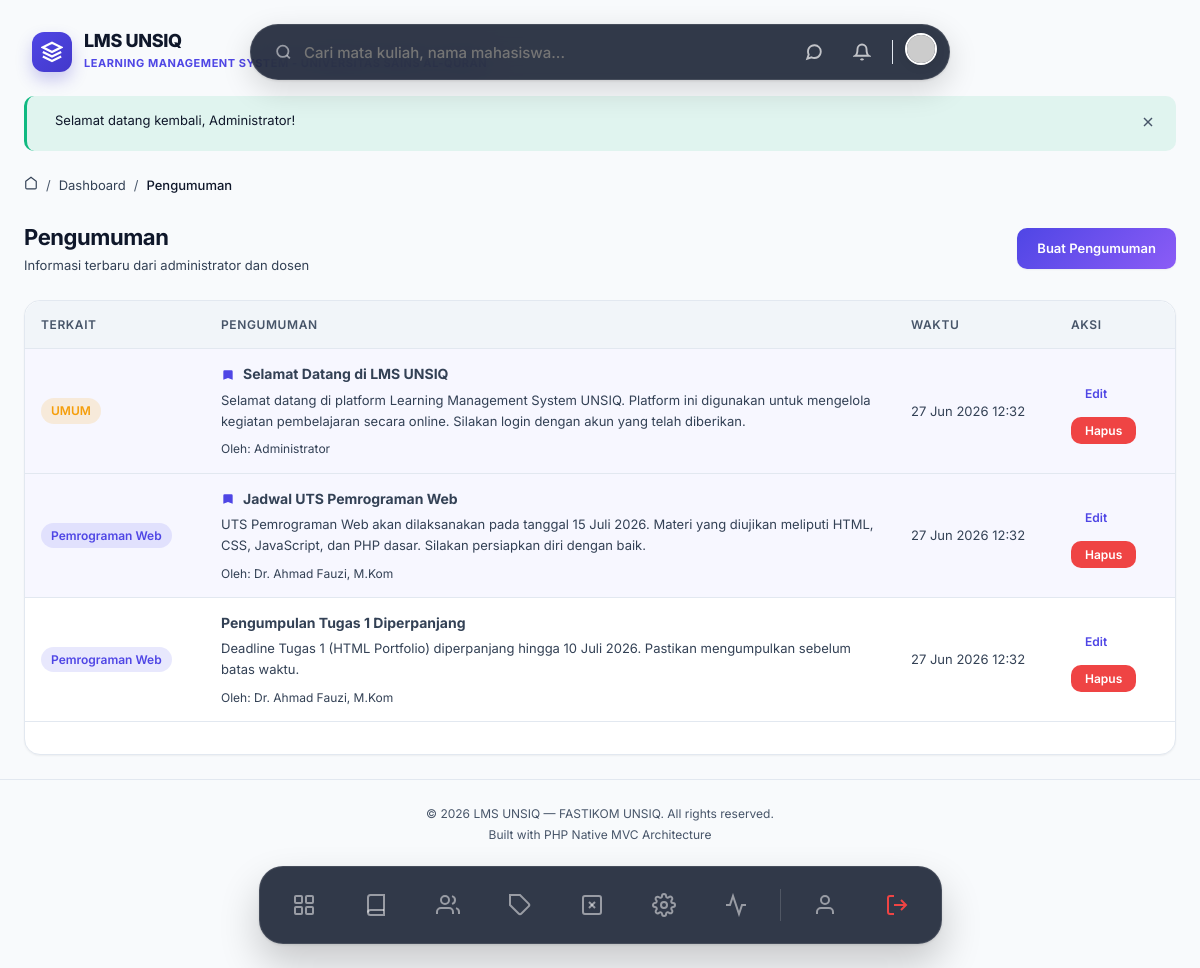
Page /announcements (signed in) on the committed database.
### tables this page shows
CREATE TABLE IF NOT EXISTS settings (
    id INT AUTO_INCREMENT PRIMARY KEY,
    key_name VARCHAR(100) NOT NULL UNIQUE,
    value TEXT NULL,
    group_name VARCHAR(50) NOT NULL DEFAULT 'general',
    description VARCHAR(255) NULL,
    INDEX idx_settings_group (group_name)
);

CREATE TABLE IF NOT EXISTS announcements (
    id INT AUTO_INCREMENT PRIMARY KEY,
    course_id INT NULL COMMENT 'NULL = pengumuman global',
    user_id INT NOT NULL COMMENT 'Pembuat pengumuman',
    title VARCHAR(200) NOT NULL,
    content TEXT NOT NULL,
    is_pinned TINYINT(1) NOT NULL DEFAULT 0,
    created_at TIMESTAMP DEFAULT CURRENT_TIMESTAMP,
    updated_at TIMESTAMP DEFAULT CURRENT_TIMESTAMP ON UPDATE CURRENT_TIMESTAMP,
    FOREIGN KEY (course_id) REFERENCES courses(id) ON DELETE CASCADE,
    FOREIGN KEY (user_id) REFERENCES users(id) ON DELETE CASCADE,
    INDEX idx_announcements_course (course_id),
    INDEX idx_announcements_pinned (is_pinned)
);

CREATE TABLE IF NOT EXISTS users (
    id INT AUTO_INCREMENT PRIMARY KEY,
    name VARCHAR(100) NOT NULL,
    email VARCHAR(150) NOT NULL UNIQUE,
    password VARCHAR(255) NOT NULL,
    role ENUM('admin', 'dosen', 'mahasiswa') NOT NULL DEFAULT 'mahasiswa',
    nim_nidn VARCHAR(30) NULL COMMENT 'NIM untuk mahasiswa, NIDN untuk dosen',
    phone VARCHAR(20) NULL,
    avatar VARCHAR(255) NULL,
    bio TEXT NULL,
    is_active TINYINT(1) NOT NULL DEFAULT 1,
    last_login_at DATETIME NULL,
    created_at TIMESTAMP DEFAULT CURRENT_TIMESTAMP,
    updated_at TIMESTAMP DEFAULT CURRENT_TIMESTAMP ON UPDATE CURRENT_TIMESTAMP,
    INDEX idx_users_role (role),
    INDEX idx_users_email (email),
    INDEX idx_users_nim_nidn (nim_nidn)
);

CREATE TABLE IF NOT EXISTS courses (
    id INT AUTO_INCREMENT PRIMARY KEY,
    dosen_id INT NOT NULL,
    category_id INT NULL,
    code VARCHAR(20) NOT NULL UNIQUE COMMENT 'Kode mata kuliah',
    name VARCHAR(200) NOT NULL,
    description TEXT NULL,
    thumbnail VARCHAR(255) NULL,
    sks INT NOT NULL DEFAULT 2,
    semester VARCHAR(20) NULL COMMENT 'Ganjil/Genap',
    academic_year VARCHAR(20) NULL COMMENT '2025/2026',
    status ENUM('draft', 'published', 'archived') NOT NULL DEFAULT 'draft',
    max_students INT NULL DEFAULT 40,
    created_at TIMESTAMP DEFAULT CURRENT_TIMESTAMP,
    updated_at TIMESTAMP DEFAULT CURRENT_TIMESTAMP ON UPDATE CURRENT_TIMESTAMP,
    FOREIGN KEY (dosen_id) REFERENCES users(id) ON DELETE CASCADE,
    FOREIGN KEY (category_id) REFERENCES categories(id) ON DELETE SET NULL,
    INDEX idx_courses_status (status),
    INDEX idx_courses_dosen (dosen_id),
    INDEX idx_courses_code (code)
);

### app/Views/announcements/index.php (the view, shortened to what the rows shown need)
<div class="animate-fade-in">
    <div class="page-header">
        <div>
            <h1>Pengumuman</h1>
            <p class="text-muted">Informasi terbaru dari administrator dan dosen</p>
        </div>
        <?php if (has_role('admin', 'dosen')): ?>
            <a href="<?= url('/announcements/create') ?>" class="btn btn-primary">Buat Pengumuman</a>
        <?php endif; ?>
    </div>
    <div class="card">
        <div class="card-body" style="padding:0;">
            <?php if (empty($announcements)): ?>
                <div class="empty-state" style="padding:60px 20px;">
                    <svg width="48" height="48" viewBox="0 0 24 24" fill="none" stroke="currentColor" stroke-width="1.5"><path d="M18 8A6 6 0 006 8c0 7-3 9-3 9h18s-3-2-3-9"/><path d="M13.73 21a2 2 0 01-3.46 0"/></svg>
                    <h3>Belum ada pengumuman</h3>
                    <p>Informasi terbaru akan muncul di sini.</p>
                </div>
            <?php else: ?>
                <div class="table-wrapper">
                    <table class="table">
                        <thead><tr><th>Terkait</th><th>Pengumuman</th><th>Waktu</th><?php if(has_role('admin', 'dosen')): ?><th>Aksi</th><?php endif; ?></tr></thead>
                        <tbody>
                            <?php foreach ($announcements as $ann): ?>
                                <tr style="<?= $ann['is_pinned'] ? 'background:rgba(99,102,241,0.05);' : '' ?>">
                                    <td style="width:180px;">
                                        <?php if ($ann['course_name']): ?>
                                            <span class="badge badge-primary"><?= e($ann['course_name']) ?></span>
                                        <?php else: ?>
                                            <span class="badge badge-warning">UMUM</span>
                                        <?php endif; ?>
                                    </td>
                                    <td>
                                        <div class="d-flex align-center gap-2 mb-1">
                                            <?php if ($ann['is_pinned']): ?>
                                                <svg width="14" height="14" viewBox="0 0 24 24" fill="var(--accent-primary)" stroke="none"><path d="M16 4h2a2 2 0 012 2v14l-8-3-8 3V6a2 2 0 012-2h2"/></svg>
                                            <?php endif; ?>
                                            <strong style="font-size:var(--font-size-base)"><?= e($ann['title']) ?></strong>
                                        </div>
                                        <div class="text-sm" style="color:var(--text-secondary);line-height:1.6;margin-bottom:8px;">
                                            <?= nl2br(e($ann['content'])) ?>
                                        </div>
                                        <div class="text-xs text-muted">Oleh: <?= e($ann['author_name']) ?></div>
                                    </td>
                                    <td class="text-sm text-muted" style="width:160px;"><?= format_date($ann['created_at'], 'd M Y H:i') ?></td>
                                    <?php if(has_role('admin', 'dosen') && (has_role('admin') || $ann['user_id'] == \App\Core\Session::userId())): ?>
                                    <td style="width:120px;">
                                        <div class="btn-group">
                                            <a href="<?= url('/announcements/' . $ann['id'] . '/edit') ?>" class="btn btn-sm btn-outline">Edit</a>
                                            <button class="btn btn-sm btn-danger" data-confirm="Hapus pengumuman ini?" data-action="<?= url('/announcements/' . $ann['id'] . '/delete') ?>">Hapus</button>
                                        </div>
                                    </td>
                                    <?php endif; ?>
                                </tr>
                            <?php endforeach; ?>
                        </tbody>
                    </table>
                </div>
            <?php endif; ?>
        </div>
        <div class="card-footer">
            <?php require VIEWS_PATH . '/partials/pagination.php'; ?>
        </div>
    </div>
</div>

### app/Core/Router.php (shortened to what the rows shown need)
<?php
class Router
{
    private array $routes = [
        'GET'    => [],
        'POST'   => [],
        'PUT'    => [],
        'DELETE' => [],
    ];
    private function addRoute(string $method, string $uri, array $action, array $middleware = []): self
    {
        $this->routes[$method][] = [
            'uri'        => $uri,
            'controller' => $action[0],
            'method'     => $action[1],
            'middleware'  => $middleware,
        ];
        return $this;
    }
    public function dispatch(string $requestMethod, string $requestUri): void
    {
        $routes = $this->routes[$requestMethod] ?? [];
        foreach ($routes as $route) {
            $params = $this->matchRoute($route['uri'], $requestUri);
            if ($params !== false) {
                $methodName      = $route['method'];
                $controller = new $controllerClass();
                call_user_func_array([$controller, $methodName], $params);
                return;
            }
        }
        throw new Exceptions\NotFoundException("Route [{$requestMethod} {$requestUri}] not found.");
    }
    private function matchRoute(string $routeUri, string $requestUri): array|false
    {
        $pattern = preg_replace('/\{([a-zA-Z_]+)\}/', '([a-zA-Z0-9_-]+)', $routeUri);
        $pattern = '#^' . $pattern . '$#';
        if (preg_match($pattern, $requestUri, $matches)) {
            array_shift($matches);
            return $matches;
        }
        return false;
    }
}

### app/Views/partials/navbar.php (shortened to what the rows shown need)
<?php
$user = $currentUser ?? \App\Core\Session::user();
$notifCount = 0;
try {
    $notifModel = new \App\Models\Notification();
    $notifCount = $notifModel->countUnread($user['id'] ?? 0);
} catch (\Throwable $e) {}
?>
<div style="display: flex; justify-content: center; position: sticky; top: 24px; z-index: 999; margin-bottom: 24px; pointer-events: none; width: 100%;">
<?php
    $settingModel = new \App\Models\Setting();
    $siteName = $settingModel->getValue('site_name', 'LMS UNSIQ');
    $siteDesc = $settingModel->getValue('site_description', 'Portal Akademik');
    $siteLogo = $settingModel->getValue('site_logo');
?>
    <a href="<?= url('/dashboard') ?>" style="position: absolute; left: 32px; top: 50%; transform: translateY(-50%); pointer-events: auto; display: flex; align-items: center; gap: 12px; text-decoration: none; transition: transform 0.2s;" onmouseover="this.style.transform='translateY(-50%) scale(1.02)'" onmouseout="this.style.transform='translateY(-50%) scale(1)'">
        <?php if (!empty($siteLogo)): ?>
            <img src="<?= e(str_starts_with($siteLogo, 'http') ? $siteLogo : upload_url($siteLogo)) ?>" alt="Logo" style="width: 40px; height: 40px; border-radius: 8px; object-fit: contain;">
        <?php else: ?>
            <div style="width: 40px; height: 40px; background: linear-gradient(135deg, #4f46e5, #4338ca); border-radius: 12px; display: flex; justify-content: center; align-items: center; box-shadow: 0 8px 16px rgba(67,56,202,0.25);">
                <svg width="22" height="22" viewBox="0 0 24 24" fill="none" stroke="white" stroke-width="2.5"><path d="M12 2L2 7l10 5 10-5-10-5z"/><path d="M2 17l10 5 10-5"/><path d="M2 12l10 5 10-5"/></svg>
            </div>
        <?php endif; ?>
        <div>
            <h1 style="font-size: 18px; font-weight: 800; color: var(--text-primary); letter-spacing: -0.02em; margin: 0; line-height: 1.1;"><?= e($siteName) ?></h1>
            <span style="font-size: 11px; font-weight: 700; color: var(--accent-primary); letter-spacing: 0.05em; text-transform: uppercase;"><?= e($siteDesc) ?></span>
        </div>
    </a>
    <div style="pointer-events: auto; display: flex; justify-content: space-between; align-items: center; background: rgba(15, 23, 42, 0.85); backdrop-filter: blur(16px); padding: 8px 12px 8px 24px; border-radius: 999px; box-shadow: 0 10px 30px rgba(0,0,0,0.15), 0 1px 3px rgba(0,0,0,0.1); border: 1px solid rgba(255,255,255,0.1); width: 100%; max-width: 700px; transition: all 0.3s cubic-bezier(0.34, 1.56, 0.64, 1);">
        <form action="<?= url('/search') ?>" method="GET" style="display: flex; align-items: center; gap: 12px; flex: 1; margin:0;">
            <svg width="18" height="18" viewBox="0 0 24 24" fill="none" stroke="currentColor" stroke-width="2.5" style="color: rgba(255,255,255,0.5);"><circle cx="11" cy="11" r="8"/><line x1="21" y1="21" x2="16.65" y2="16.65"/></svg>
            <input type="text" name="q" placeholder="Cari mata kuliah, nama mahasiswa..." style="border: none; background: transparent; width: 100%; font-size: 15px; font-weight: 500; outline: none; color: white; font-family: inherit;" autocomplete="off">
        </form>
        <div style="display: flex; align-items: center; gap: 12px;">
            <a href="<?= url('/messages') ?>" style="position:relative; text-decoration: none; width: 36px; height: 36px; display: flex; align-items: center; justify-content: center; border-radius: 50%; color: rgba(255,255,255,0.7); transition: background 0.2s;" onmouseover="this.style.background='rgba(255,255,255,0.1)'" onmouseout="this.style.background='transparent'">
                <svg width="18" height="18" viewBox="0 0 24 24" fill="none" stroke="currentColor" stroke-width="2.5"><path d="M21 11.5a8.38 8.38 0 0 1-.9 3.8 8.5 8.5 0 0 1-7.6 4.7 8.38 8.38 0 0 1-3.8-.9L3 21l1.9-5.7a8.38 8.38 0 0 1-.9-3.8 8.5 8.5 0 0 1 4.7-7.6 8.38 8.38 0 0 1 3.8-.9h.5a8.48 8.48 0 0 1 8 8v.5z"/></svg>
            </a>
            <?php if ($notifCount > 0): ?>
            <a href="<?= url('/notifications') ?>" style="text-decoration: none; background: var(--bg-primary); padding: 6px 12px; border-radius: 99px; font-size: 13px; font-weight: 700; color: var(--accent-primary); border: 1px solid var(--border-color); display: flex; align-items: center; gap: 6px; box-shadow: 0 2px 4px rgba(0,0,0,0.02); transition: transform 0.2s;" onmouseover="this.style.transform='scale(1.05)'" onmouseout="this.style.transform='scale(1)'">
                <div style="width: 6px; height: 6px; background: var(--accent-success); border-radius: 50%;"></div>
                <?= $notifCount ?> Info
            </a>
            <?php else: ?>
            <a href="<?= url('/notifications') ?>" style="text-decoration: none; width: 36px; height: 36px; display: flex; align-items: center; justify-content: center; border-radius: 50%; color: rgba(255,255,255,0.7); transition: background 0.2s;" onmouseover="this.style.background='rgba(255,255,255,0.1)'" onmouseout="this.style.background='transparent'">
                <svg width="18" height="18" viewBox="0 0 24 24" fill="none" stroke="currentColor" stroke-width="2.5"><path d="M18 8A6 6 0 006 8c0 7-3 9-3 9h18s-3-2-3-9"/><path d="M13.73 21a2 2 0 01-3.46 0"/></svg>
            </a>
            <?php endif; ?>
            <a href="<?= url('/profile') ?>">
                <img src="<?= !empty($user['avatar']) ? upload_url($user['avatar']) : 'https://ui-avatars.com/api/?name='.urlencode($user['name'] ?? 'U').'&background=6366f1&color=fff' ?>" alt="Avatar" style="width: 32px; height: 32px; border-radius: 50%; box-shadow: 0 2px 8px rgba(0,0,0,0.1); border: 2px solid white; transition: transform 0.2s;" onmouseover="this.style.transform='scale(1.1)'" onmouseout="this.style.transform='scale(1)'">
            </a>
        </div>
    </div>
</div>

### rows in the picture
settings: value "LMS UNSIQ"
settings: value "LEARNING MANAGEMENT SYSTEM - UNIVERSITAS SAINS AL-QURAN"
announcements: shows "UMUM", is_pinned 1 (drawn), title "Selamat Datang di LMS UNSIQ", content "Selamat datang di platform Learning Management System UNSIQ. Platform ini digunakan untuk mengelola kegiatan pembelajaran secara online. Silakan login dengan akun yang telah diberikan.", user.name "Administrator", created_at "27 Jun 2026 12:32"
announcements: course.name "Pemrograman Web", is_pinned 1 (drawn), title "Jadwal UTS Pemrograman Web", content "UTS Pemrograman Web akan dilaksanakan pada tanggal 15 Juli 2026. Materi yang diujikan meliputi HTML, CSS, JavaScript, dan PHP dasar. Silakan persiapkan diri dengan baik.", user.name "Dr. Ahmad Fauzi, M.Kom", created_at "27 Jun 2026 12:32"
announcements: course.name "Pemrograman Web", title "Pengumpulan Tugas 1 Diperpanjang", content "Deadline Tugas 1 (HTML Portfolio) diperpanjang hingga 10 Juli 2026. Pastikan mengumpulkan sebelum batas waktu.", user.name "Dr. Ahmad Fauzi, M.Kom", created_at "27 Jun 2026 12:32"

### other values in the picture
$message "Selamat datang kembali, Administrator!"
$crumb['label'] "Dashboard"
$crumb['label'] "Pengumuman"
